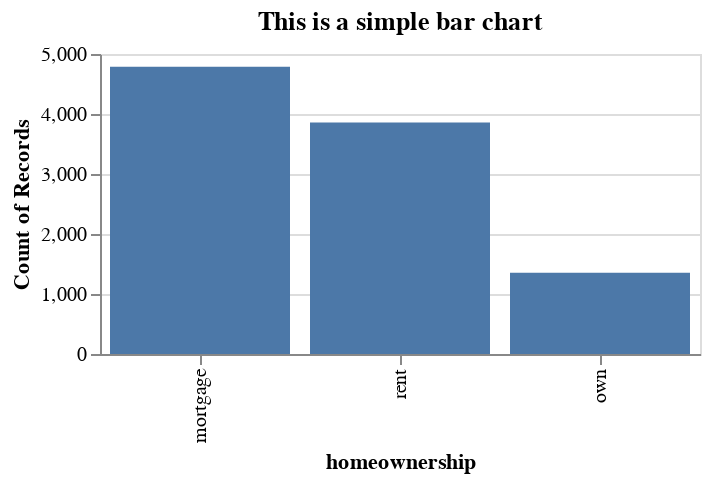

This figure's notebook cell:
### Markdown cell above
### Bar chart with properties

### Code cell
alt.Chart(source).mark_bar().encode(
    x=alt.X('homeownership',
           sort='-y'),
    y=alt.Y('count(homeownership)')
).properties( # properties
    title='This is a simple bar chart',
    width=300,
    height=150
)

### Figure 1 — Vega-Lite specification as saved in the notebook (floating-point values rounded to 4 significant figures; data arrays with more than 128 entries replaced by an {"elided": "..."} marker saying what was removed)
{"config": {"view": {"continuousWidth": 400, "continuousHeight": 300}}, "data": {"name": "data-1af1ec55a6d3073ad1d910e908b9c1bc"}, "mark": "bar", "encoding": {"x": {"field": "homeownership", "sort": "-y", "type": "nominal"}, "y": {"aggregate": "count", "field": "homeownership", "type": "nominal"}}, "height": 150, "title": "This is a simple bar chart", "width": 300, "$schema": "https://vega.github.io/schema/vega-lite/v4.17.0.json", "datasets": {"data-1af1ec55a6d3073ad1d910e908b9c1bc": {"elided": "10000 records"}}}
